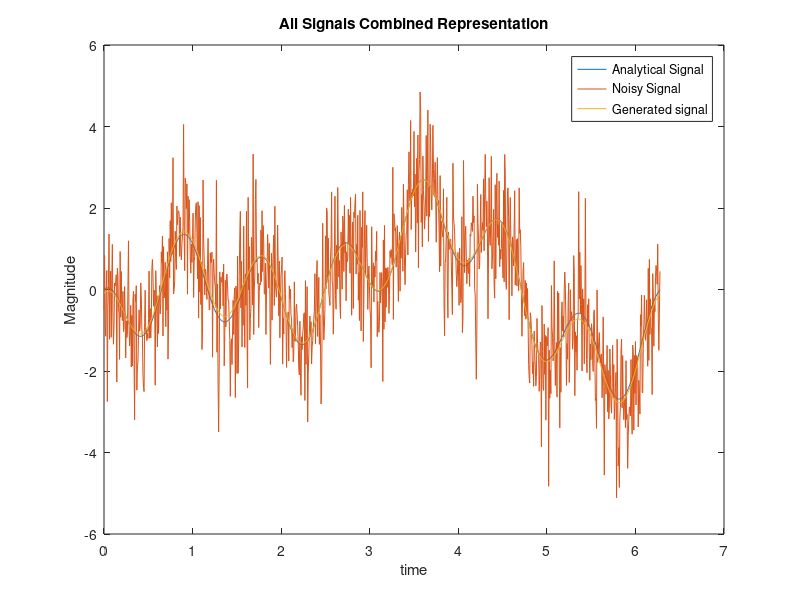

This figure's MATLAB source:
clc;
clear all;
close all;

% number of signal measurements
n = 1000;
% measuring from 0 to 2 pi
length = 2*pi;
% difference between two measurements
h = length/n;
% steps
t = (0:h:length-h);
% Signal
S = sin(2*t)+cos(7*t)-cos(t);

% random noise
RN = randn(n,1);
% adding the random noise to the signal
NS = transpose(RN) + S;

% getting the complex fourier coefficients using fft
ck = fft(NS);

% dividing the complex fourier coefficients by n 
ck = ck/n;

% setting any complex fourier coefficients smaller than 0.9 times the
% max to zero to remove the noise
m = max(ck);
for i = 1:n
  if ck(i) < 0.9*m
    ck(i) = 0;
  end
end


% getting the fourier coefficients ak and bk
s = floor(n/2)+1;
for i = 1:s
  ak(i) = 2 * real(ck(i));
  bk(i) = -2 * imag(ck(i));
end

% applying the fourier series in sin cos form
for i = 1:n
  y(i) = ak(1)/2;
  for j = 2:s
    y(i) =y(i)+ak(j) * cos((j-1)*i*h) + bk(j) * sin((j-1)*i*h);
  end
end
%ploting and display all signals
% display input signal
plot(t,S);
title('Analytical Signal')
xlabel('time');ylabel('Magnitude')
% display noisy signal
plot(t,NS);
title('Noisy Signal')
xlabel('time');ylabel('Magnitude')
plot(t,y);
title('Generated signal')
xlabel('time');ylabel('Magnitude')
plot(t,S,t,NS,t,y);
title('All Signals Combined Representation')
xlabel('time');ylabel('Magnitude')
legend('Analytical Signal','Noisy Signal','Generated signal')